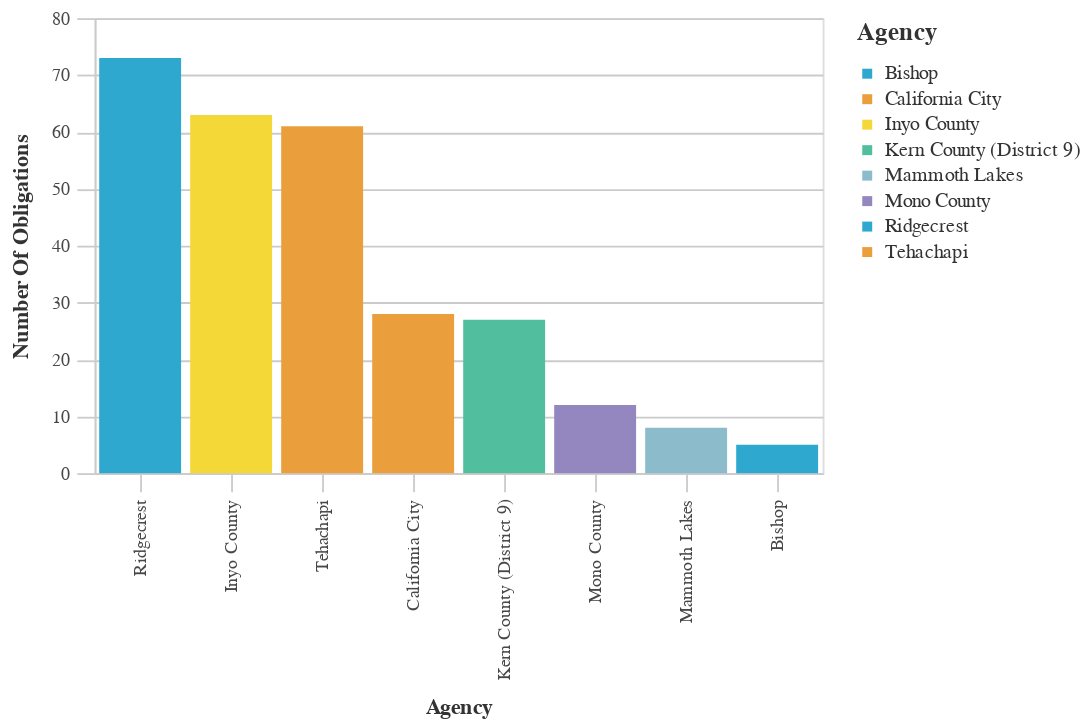

Notebook source saved alongside this figure:
### Code cell
#Bar chart Agencies With The Most Obligations
chart_df = (df_top>>filter(_.variable=='primary_agency_name')).rename(columns={"value":"Agency",
                                 "count":"Number of Obligations"})
chart2 = (_dla_utils_reports.basic_bar_chart_no_save(chart_df, 'Agency', 'Number of Obligations', 'Agency', district))
    
display(HTML("<h4><strong>Agencies With The Most Obligations</strong></h4>"))
display(chart2)

### Figure 1 — Vega-Lite specification as saved in the notebook (floating-point values rounded to 4 significant figures)
{"config": {"view": {"continuousWidth": 400, "continuousHeight": 300}, "axis": {"domainColor": "#cbcbcb", "grid": true, "gridColor": "#cbcbcb", "gridWidth": 1, "labelColor": "#474747", "labelFont": "Nunito Sans", "labelFontSize": 10, "labelPadding": 4, "tickColor": "#cbcbcb", "tickSize": 10, "titleColor": "#333", "titleFont": "Raleway", "titleFontSize": 12, "titlePadding": 10}, "axisBand": {"grid": false}, "background": "white", "font": "Raleway", "header": {"labelFont": "Nunito Sans", "titleFont": "Raleway"}, "legend": {"labelColor": "#333", "labelFont": "Nunito Sans", "labelFontSize": 11, "labelLimit": 0, "padding": 1, "symbolSize": 30, "symbolType": "square", "titleColor": "#333", "titleFont": "Raleway", "titleFontSize": 14, "titlePadding": 10}, "title": {"anchor": "middle", "font": "Raleway", "fontSize": 18, "fontWeight": 300, "offset": 20}}, "data": {"name": "data-8caba68f6e900110a4ec5eb845affe85"}, "mark": "bar", "encoding": {"color": {"field": "Agency", "legend": {"symbolLimit": 10, "title": "Agency"}, "scale": {"range": ["#2EA8CE", "#EB9F3C", "#F4D837", "#51BF9D", "#8CBCCB", "#9487C0"]}, "type": "nominal"}, "tooltip": [{"field": "Agency", "type": "nominal"}, {"field": "Number of Obligations", "type": "quantitative"}], "x": {"field": "Agency", "sort": "-y", "title": "Agency", "type": "nominal"}, "y": {"field": "Number of Obligations", "title": "Number Of Obligations", "type": "quantitative"}}, "height": 250, "width": 400, "$schema": "https://vega.github.io/schema/vega-lite/v4.17.0.json", "datasets": {"data-8caba68f6e900110a4ec5eb845affe85": [{"Agency": "Ridgecrest", "Number of Obligations": 73, "variable": "primary_agency_name"}, {"Agency": "Inyo County", "Number of Obligations": 63, "variable": "primary_agency_name"}, {"Agency": "Tehachapi", "Number of Obligations": 61, "variable": "primary_agency_name"}, {"Agency": "California City", "Number of Obligations": 28, "variable": "primary_agency_name"}, {"Agency": "Kern County (District 9)", "Number of Obligations": 27, "variable": "primary_agency_name"}, {"Agency": "Mono County", "Number of Obligations": 12, "variable": "primary_agency_name"}, {"Agency": "Mammoth Lakes", "Number of Obligations": 8, "variable": "primary_agency_name"}, {"Agency": "Bishop", "Number of Obligations": 5, "variable": "primary_agency_name"}]}}
